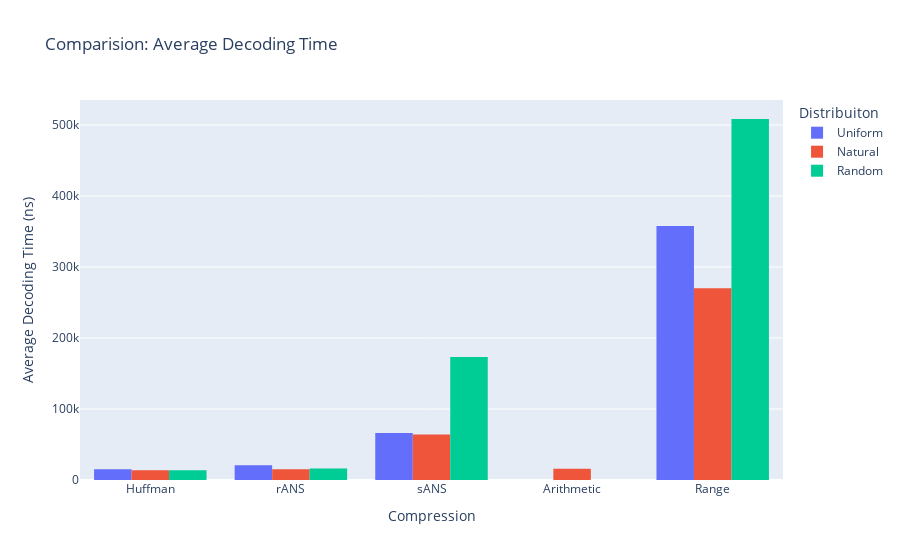

Notebook source saved alongside this figure:
### Code cell
import plotly.express as px
df = dec_time_df
fig = px.histogram(df, x="Compression", y="Average Decoding Time",
             color='Distribuiton', barmode='group',
             title="Comparision: Average Decoding Time")
fig.update_layout( yaxis_title="Average Decoding Time (ns)" )

fig.show()

### Figure 1 — Plotly figure (JSON) as saved in the notebook; plotly's stock layout.template omitted (floating-point values rounded to 4 significant figures)
{"data": [{"alignmentgroup": "True", "bingroup": "x", "histfunc": "sum", "hovertemplate": "Distribuiton=Uniform<br>Compression=%{x}<br>sum of Average Decoding Time=%{y}<extra></extra>", "legendgroup": "Uniform", "marker": {"color": "#636efa", "pattern": {"shape": ""}}, "name": "Uniform", "offsetgroup": "Uniform", "orientation": "v", "showlegend": true, "type": "histogram", "x": ["Huffman", "rANS", "sANS", "Arithmetic", "Range"], "xaxis": "x", "y": [15310.0, 20890.0, 66170.0, null, 357900.0], "yaxis": "y"}, {"alignmentgroup": "True", "bingroup": "x", "histfunc": "sum", "hovertemplate": "Distribuiton=Natural<br>Compression=%{x}<br>sum of Average Decoding Time=%{y}<extra></extra>", "legendgroup": "Natural", "marker": {"color": "#EF553B", "pattern": {"shape": ""}}, "name": "Natural", "offsetgroup": "Natural", "orientation": "v", "showlegend": true, "type": "histogram", "x": ["Huffman", "rANS", "sANS", "Arithmetic", "Range"], "xaxis": "x", "y": [13800.0, 15280.0, 64000.0, 15780.0, 270198], "yaxis": "y"}, {"alignmentgroup": "True", "bingroup": "x", "histfunc": "sum", "hovertemplate": "Distribuiton=Random<br>Compression=%{x}<br>sum of Average Decoding Time=%{y}<extra></extra>", "legendgroup": "Random", "marker": {"color": "#00cc96", "pattern": {"shape": ""}}, "name": "Random", "offsetgroup": "Random", "orientation": "v", "showlegend": true, "type": "histogram", "x": ["Huffman", "rANS", "sANS", "Arithmetic", "Range"], "xaxis": "x", "y": [13610.0, 16104, 173073, null, 508400.0], "yaxis": "y"}], "layout": {"barmode": "group", "legend": {"title": {"text": "Distribuiton"}, "tracegroupgap": 0}, "title": {"text": "Comparision: Average Decoding Time"}, "xaxis": {"anchor": "y", "domain": [0, 1], "title": {"text": "Compression"}}, "yaxis": {"anchor": "x", "domain": [0, 1], "title": {"text": "Average Decoding Time (ns)"}}}}
